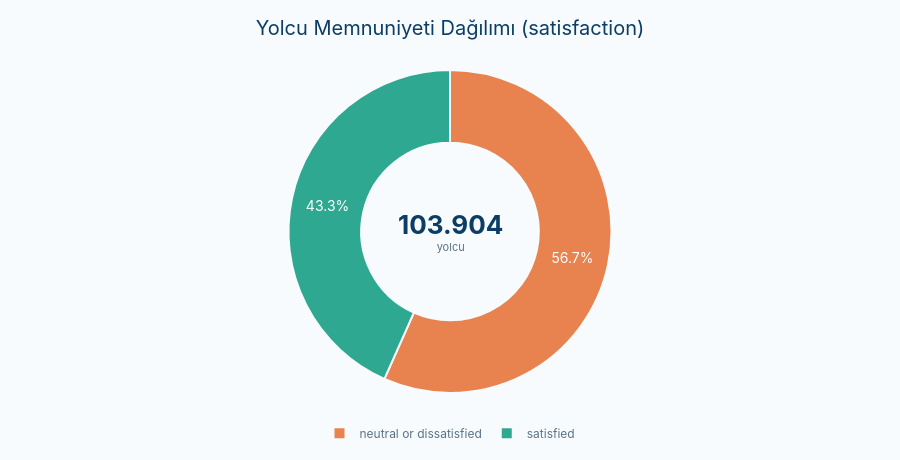

The notebook cell this image was saved under:
### Code cell
# ============================================================
# satisfaction Dağılımı — interaktif donut grafik
# (satisfied = teal, neutral or dissatisfied = turuncu —
#  yukarıdaki açıklama kutusu ve istatistik kartlarıyla aynı renkler)
# ============================================================
satisfaction_counts = df_train["satisfaction"].value_counts()

pie_colors = {
    "satisfied": "#2FA891",
    "neutral or dissatisfied": "#E8834F",
}
colors = [pie_colors[label] for label in satisfaction_counts.index]

fig_satisfaction = go.Figure(
    data=[
        go.Pie(
            labels=satisfaction_counts.index,
            values=satisfaction_counts.values,
            hole=0.55,
            sort=False,
            marker=dict(colors=colors, line=dict(color=AIRLINE_BG, width=2)),
            textinfo="percent",
            textposition="inside",
            insidetextorientation="horizontal",
            textfont=dict(size=14, color="white"),
            hovertemplate="<b>%{label}</b><br>%{value:,} yolcu · %{percent}<extra></extra>",
        )
    ]
)

fig_satisfaction.update_layout(
    template="airline",
    title=dict(text="Yolcu Memnuniyeti Dağılımı (satisfaction)"),
    showlegend=True,
    legend=dict(orientation="h", y=-0.08, x=0.5, xanchor="center"),
    annotations=[
        dict(
            text=(
                f"<span style='font-size:26px;color:{AIRLINE_INK}'><b>{len(df_train):,}</b></span><br>"
                f"<span style='font-size:11px;color:{AIRLINE_MUTED}'>yolcu</span>"
            ).replace(",", "."),
            x=0.5, y=0.5, showarrow=False, align="center",
        )
    ],
    height=460,
)

fig_satisfaction.show()

### Figure 1 — Plotly figure (JSON) as saved in the notebook; plotly's stock layout.template omitted (floating-point values rounded to 4 significant figures)
{"data": [{"hole": 0.55, "hovertemplate": "<b>%{label}</b><br>%{value:,} yolcu · %{percent}<extra></extra>", "insidetextorientation": "horizontal", "labels": ["neutral or dissatisfied", "satisfied"], "marker": {"colors": ["#E8834F", "#2FA891"], "line": {"color": "#F7FBFD", "width": 2}}, "sort": false, "textfont": {"color": "white", "size": 14}, "textinfo": "percent", "textposition": "inside", "type": "pie", "values": [58879, 45025]}], "layout": {"annotations": [{"align": "center", "showarrow": false, "text": "<span style='font-size:26px;color:#0B3D66'><b>103.904</b></span><br><span style='font-size:11px;color:#5B7285'>yolcu</span>", "x": 0.5, "y": 0.5}], "height": 460, "legend": {"orientation": "h", "x": 0.5, "xanchor": "center", "y": -0.08}, "showlegend": true, "title": {"text": "Yolcu Memnuniyeti Dağılımı (satisfaction)"}}}
